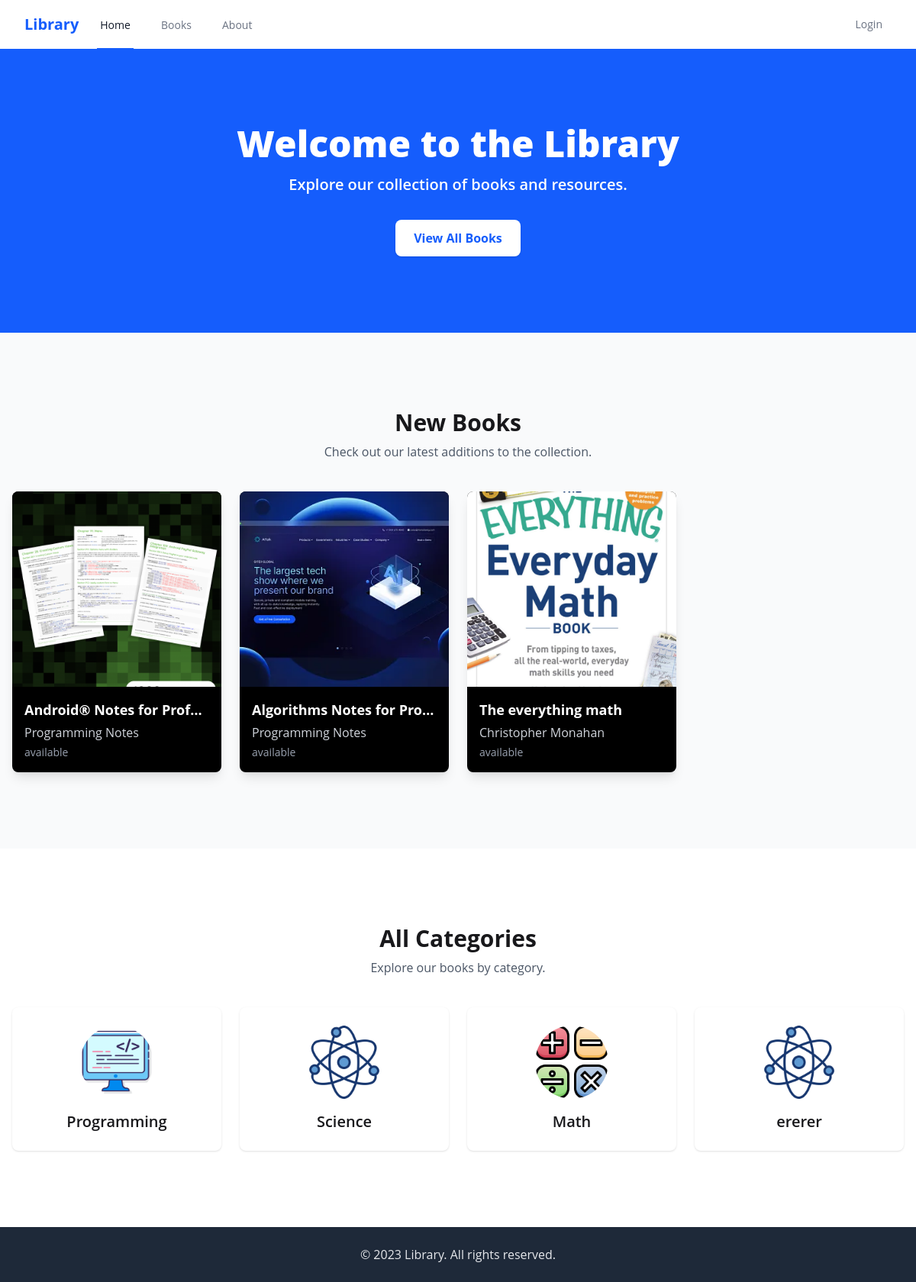
The page / on the database its author committed.
### main/models.py (models this page shows, shortened)
class Book (models.Model):
    title = models.CharField()
    description = models.CharField()
    cover_image = models.ImageField()
    author = models.ForeignKey(Author, on_delete=models.CASCADE, related_name='books')
    category = models.ManyToManyField(Category, related_name='books')
    publication_date = models.DateField(null=True, blank=True)
    isbn = models.CharField(max_length=13, unique=True, null=True, blank=True)

class Author(models.Model):
    name = models.CharField(max_length=100)
    about = models.TextField()

class Category (models.Model):
    name = models.CharField(max_length=100)
    icon = models.ImageField()

### main/views.py (the view)
# urls.py: path('', views.HomePageView.as_view(), name='home'),
class HomePageView (TemplateView):
    template_name = 'index.html'
    def get_context_data(self, **kwargs):
        context = super().get_context_data(**kwargs)
        context['books'] = Book.objects.all()
        context['new_books'] = Book.objects.order_by('-publication_date')[:3]
        context['categories'] = Category.objects.all()
        context['books_copies_no'] = context['new_books'].annotate(
            num_copies=Count('bookcopy')
        )
        return context

### main/templates/index.html (shortened to what this page needs)
{% extends 'base.html' %}
{% block content %}
<section class="bg-blue-600 text-white py-20">
    <div class="max-w-7xl mx-auto px-4 text-center">
        <h1 class="text-4xl md:text-5xl font-extrabold mb-4">Welcome to the Library</h1>
        <p class="text-lg md:text-xl mb-8 font-semibold">Explore our collection of books and resources.</p>
        <a href="{% url 'all_books' %}" class="inline-block bg-white text-blue-600 font-bold px-6 py-3 rounded-lg shadow hover:bg-gray-100 transition">View All Books</a>
    </div>
</section>
<section class="py-16 bg-gray-50">
    <div class="max-w-7xl mx-auto px-4">
        <div class="text-center mb-10">
            <h2 class="text-3xl font-bold mb-2">New Books</h2>
            <p class="text-gray-600">Check out our latest additions to the collection.</p>
        </div>
        <div class="grid grid-cols-1 sm:grid-cols-2 md:grid-cols-3 lg:grid-cols-4 gap-6">
            {% for book in new_books %}
            <div>
                {% include 'book_card.html' with book=book %}
            </div>
            {% endfor %}
        </div>
    </div>
</section>
<section class="py-16">
    <div class="max-w-7xl mx-auto px-4">
        <div class="text-center mb-10">
            <h2 class="text-3xl font-bold mb-2">All Categories</h2>
            <p class="text-gray-600">Explore our books by category.</p>
        </div>
        <div class="grid grid-cols-1 sm:grid-cols-2 md:grid-cols-3 lg:grid-cols-4 gap-6">
            {% for category in categories %}
            <a href="{% url 'one_category' category.id %}" class="bg-white rounded-lg shadow hover:shadow-lg transition p-6 flex flex-col items-center text-center">
                <img src="{{ category.icon.url }}" alt="{{ category.name }}" class="w-24 h-24 mb-4 object-cover rounded-full">
                <h3 class="text-xl font-semibold">{{ category.name }}</h3>
            </a>
            {% endfor %}
        </div>
    </div>
</section>
{% endblock %}

### main/templates/base.html (shortened to what this page needs)
{% load static %}
<!DOCTYPE html>
<html lang="en">
<head>
    <link rel="stylesheet" href="{% static 'style.css' %}">
    <link href="{% static 'css/dist/styles.css' %}" rel="stylesheet">
</head>
<body>
<nav class="bg-white shadow-md">
    <div class="max-w-7xl mx-auto px-4 sm:px-6 lg:px-8">
        <div class="flex justify-between h-16">
            <div class="flex">
                <div class="flex-shrink-0 flex items-center">
                    <a href="#" class="text-xl font-bold text-blue-600">Library</a>
                </div>
                <div class="hidden sm:-my-px sm:ml-6 sm:flex sm:space-x-8">
                    <a href="/" class="inline-flex items-center px-1 pt-1 border-b-2 border-blue-600 text-sm font-medium text-gray-900">Home</a>
                    <a href="{% url 'all_books' %}" class="inline-flex items-center px-1 pt-1 border-b-2 border-transparent text-sm font-medium text-gray-500 hover:border-gray-300 hover:text-gray-700">Books</a>
                    <a href="{% url 'about' %}" class="inline-flex items-center px-1 pt-1 border-b-2 border-transparent text-sm font-medium text-gray-500 hover:border-gray-300 hover:text-gray-700">About</a>
                </div>
            </div>
            <div class="flex items-center">
              {% if user.is_authenticated %}
                <a href="{% url 'logout' %}" class="text-gray-500 hover:text-gray-700 px-3 py-2 rounded-md text-sm font-medium">Logout</a>
                {% else %}
                <a href="{% url 'login' %}" class="text-gray-500 hover:text-gray-700 px-3 py-2 rounded-md text-sm font-medium">Login</a>
              {% endif %}
              </div>
        </div>
    </div>
</nav>
{% block content %}{% endblock %}
<footer class="bg-gray-800 text-gray-200 py-6">
    <div class="max-w-7xl mx-auto px-4 text-center">
        <p>&copy; 2023 Library. All rights reserved.</p>
    </div>
</footer>
</body>
</html>

### main/templates/book_card.html
<div class="bg-black text-white rounded-lg overflow-hidden shadow-lg hover:shadow-xl transition duration-300 h-full flex flex-col">
    <a href="{% url 'one_book' book.id %}" class="block">
        <div class="overflow-hidden">
            <img
                src="{{ book.cover_image.url }}"
                alt="{{ book.title }}"
                class="w-full h-64 object-cover transform hover:scale-105 transition duration-300"
            />
        </div>
    </a>
    <div class="p-4 flex-1 flex flex-col justify-between">
        <div>
            <h5 class="text-lg font-bold mb-1 truncate">{{ book.title }}</h5>
            <p class="text-gray-300 mb-1">{{ book.author.name }}</p>
            <p class="text-gray-400 text-sm">{{ book.num_copies }} available</p>
        </div>
    </div>
</div>

### main/static/style.css (style rules this page uses)
body { font-family: 'Open Sans', sans-serif; }
section { padding: 100px 0; }

### rows shown on the page
Book: cover_image (picture), title "Android® Notes for Prof…", author.name "Programming Notes"
Book: cover_image (picture), title "Algorithms Notes for Pro…", author.name "Programming Notes"
Book: cover_image (picture), title "The everything math", author.name "Christopher Monahan"
Category: icon (picture), name "Programming"
Category: icon (picture), name "Science"
Category: icon (picture), name "Math"
Category: icon (picture), name "ererer"
